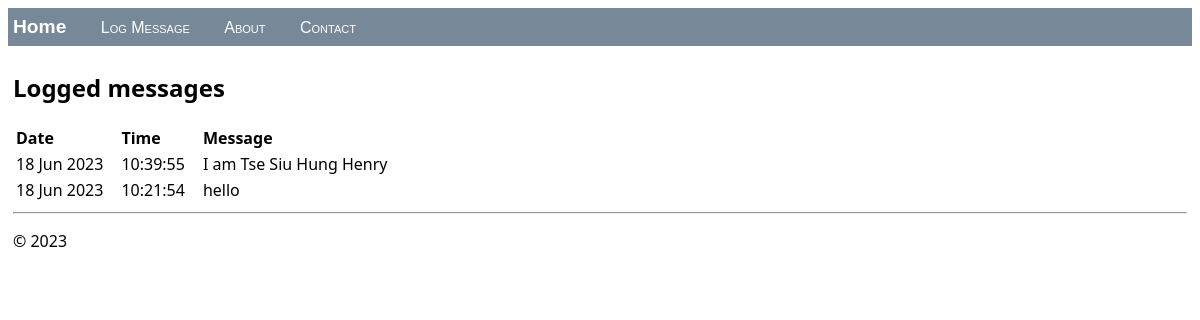
The page /home on the database its author committed.
### forum/models.py (models this page shows, shortened)
class LogMessage(models.Model):
    message = models.CharField(max_length=300)
    log_date = models.DateTimeField("date logged")

### forum/views.py (the view)
class HomeListView(ListView):
    model = LogMessage
    def get_context_data(self, **kwargs):
        context = super(HomeListView, self).get_context_data(**kwargs)
        return context

### forum/templates/forum/home.html (shortened to what this page needs)
{% extends "forum/layout.html" %}
{% block content %}
    <h2>Logged messages</h2>
    {% if message_list %}
        <table class="message_list">
            <thead>
            <tr>
                <th>Date</th>
                <th>Time</th>
                <th>Message</th>
            </tr>
            </thead>
            <tbody>
            {% for message in message_list %}
                <tr>
                    <td>{{ message.log_date | date:'d M Y' }}</td>
                    <td>{{ message.log_date | time:'H:i:s' }}</td>
                    <td>
                        {{ message.message }}
                    </td>
                </tr>
            {% endfor %}
            </tbody>
        </table>
    {% else %}
        <p>No messages have been logged. Use the <a href="{% url 'log' %}">Log Message form</a>.</p>
    {% endif %}
{% endblock %}

### forum/static/forum/site.css (style rules this page uses)
.message_list th,td { text-align: left; padding-right: 15px; }

### rows shown on the page
LogMessage: log_date "18 Jun 2023", log_date "10:39:55", message "I am Tse Siu Hung Henry"
LogMessage: log_date "18 Jun 2023", log_date "10:21:54", message "hello"
